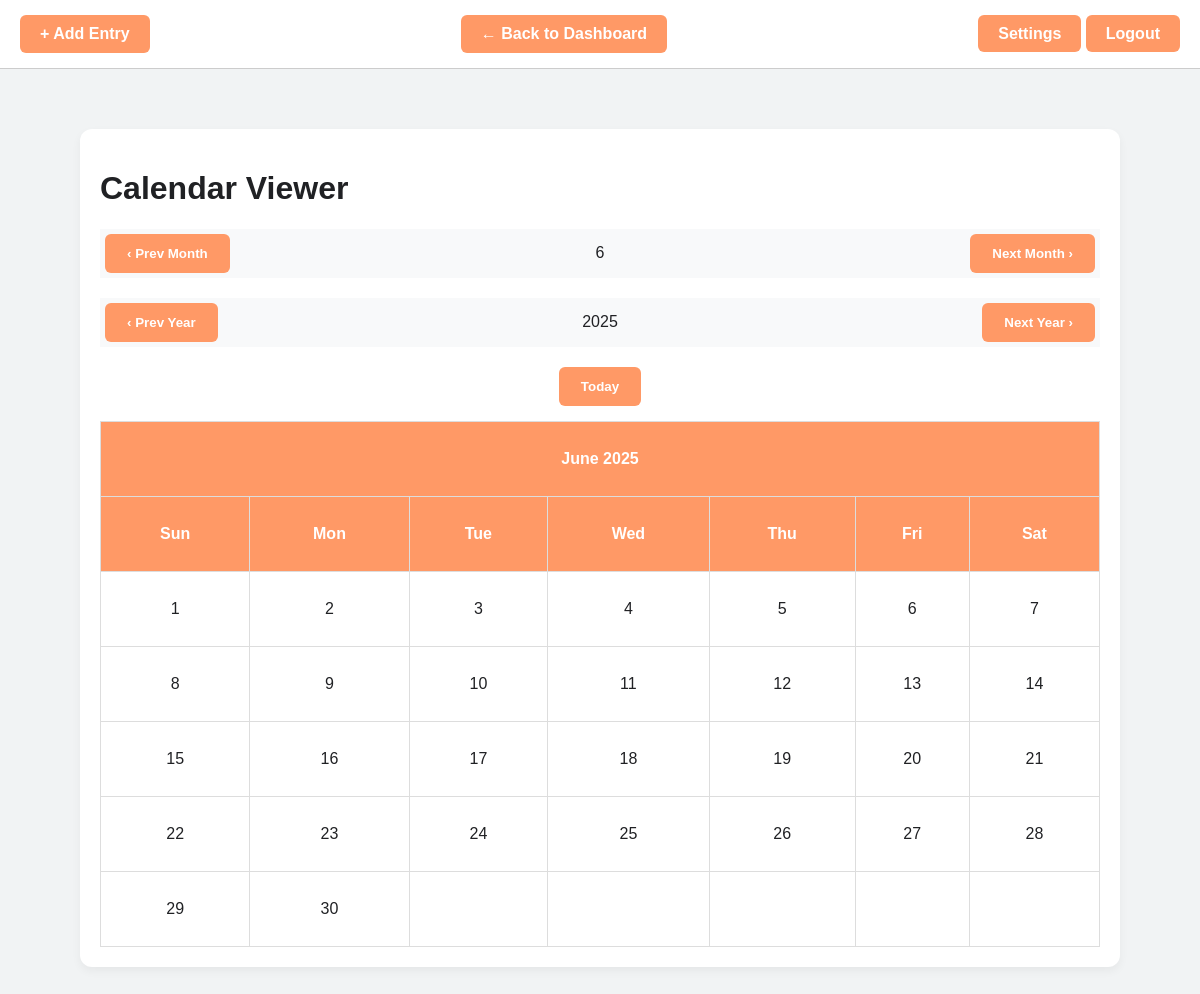
/calander_index, run on an earlier commit of the app's database.
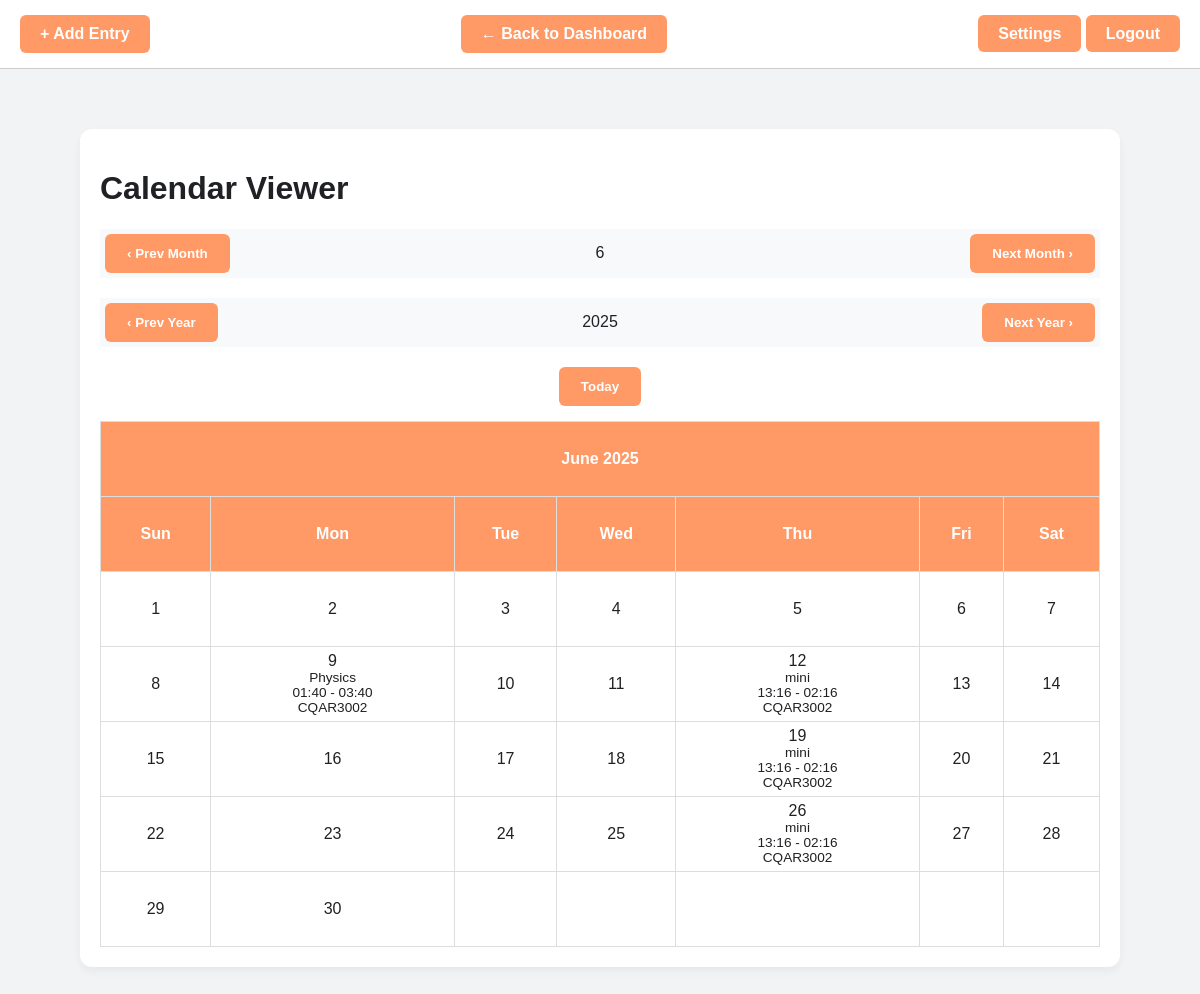
And on a later commit of the database.
### tables this page shows
CREATE TABLE timetable (
            id INTEGER PRIMARY KEY AUTOINCREMENT,
            email TEXT,
            subject TEXT NOT NULL,
            date TEXT NOT NULL,
            start_time TEXT NOT NULL,
            end_time TEXT NOT NULL,
            location TEXT NOT NULL,
            day TEXT NOT NULL
        );

### app.py (the view, shortened to what this page needs)
@app.route('/calander_index', methods=['GET', 'POST'])
def calander_index():
    now = datetime.now()
    year = now.year
    month = now.month
    today = [year,month]
    conn = sqlite3.connect('database.db')
    cursor = conn.cursor()
    cursor.execute('SELECT subject, date, start_time, end_time, location FROM timetable')
    events = cursor.fetchall()
    conn.close()
    event_dict = {}
    for subject, date_str, start_time, end_time, location in events:
        if '(' in date_str and ')' in date_str:
            base_date_str = date_str.split('(')[0].strip()
            duration = int(date_str.split('(')[1].split(')')[0].strip())
        else:
            base_date_str = date_str
            duration = 1
        try:
            base_date = datetime.strptime(base_date_str, '%Y-%m-%d')
        except ValueError:
            continue
        for i in range(duration):
            event_date = base_date + timedelta(weeks=i)
            if event_date.year == year and event_date.month == month:
                day = event_date.day
                if day not in event_dict:
                    event_dict[day] = []
                event_dict[day].append({
                    'subject': subject,
                    'start': start_time,
                    'end': end_time,
                    'location': location
                })
    cal = calendar.HTMLCalendar(firstweekday=6)
    month_days = cal.itermonthdays(year, month)
    calendar_html = '<table border="0" cellpadding="0" cellspacing="0" class="calendar">\n'
    calendar_html += f'<tr><th colspan="7">{calendar.month_name[month]} {year}</th></tr>\n'
    calendar_html += '<tr>' + ''.join(f'<th>{day}</th>' for day in ['Sun', 'Mon', 'Tue', 'Wed', 'Thu', 'Fri', 'Sat']) + '</tr>\n<tr>'
    week_day = 0
    for day in month_days:
        if week_day == 7:
            calendar_html += '</tr>\n<tr>'
            week_day = 0
        if day == 0:
            calendar_html += '<td></td>'
        else:
            if day in event_dict:
                events_html = ""
                for e in event_dict[day]:
                    events_html += (
                        f'<div style="font-size: 0.85em;">'
                        f'<a>{e["subject"]}</a><br>'
                        f'{e["start"]} - {e["end"]}<br>'
                        f'<a>{e["location"]}</a>'
                        f'</div>'
                    )
                calendar_html += f'<td class="event">{day}<br>{events_html}</td>'
            else:
                calendar_html += f'<td>{day}</td>'
        week_day += 1
    calendar_html += '</tr>\n</table>'
    return render_template('calendar.html', calendar=calendar_html, year=year, month=month, today=today)

### templates/calendar.html (shortened to what this page needs)
<!DOCTYPE html>
<html>
<head>
    <link rel="stylesheet" href="{{ url_for('static', filename='styledashboard.css') }}">
</head>
<body>
    <div class="top-bar">
        <a href="{{ url_for('timetable') }}" class="btn">+ Add Entry</a>
        <a href="{{ url_for('dashboard') }}" class="btn">← Back to Dashboard</a>
        <div class="top-bar-right">
            <a href="{{ url_for('settings') }}" class="btn">Settings</a>
            <a href="{{ url_for('logout') }}" class="btn">Logout</a>
        </div>
    </div>
    <div class="container">
    <h1>Calendar Viewer</h1>
    <div class="nav-section" style="border: 0px;">
                <form method="POST" style="display: inline;">
                    <button type="submit" class="btn">‹ Prev Month</button>
                </form>
                <a>{{ month }}</a>
                <form method="POST" style="display: inline;">
                    <button type="submit" class="btn">Next Month ›</button>
                </form>
            </div>
            <div class="nav-section">
                <form method="POST" style="display: inline;">
                    <button type="submit" class="btn">‹ Prev Year</button>
                </form>
                <a>{{ year }}</a>
                <form method="POST" style="display: inline;">
                    <button type="submit" class="btn">Next Year ›</button>
                </form>
            </div>
            <div style="display: flex; justify-content: center;">
            <form method="POST" style="display: inline;">
                    <button type="submit" class="btn">Today</button>
            </form>
            </div>
    <div>{{ calendar | safe }}</div>
</body>
</html>

### static/styledashboard.css (style rules this page uses)
body { margin: 0; padding: 0; font-family: 'Arial', sans-serif; background-color: #f1f3f4; color: #202124; }
.container { max-width: 1000px; margin: 60px auto; padding: 20px; background: white; border-radius: 12px; box-shadow: 0 4px 10px rgba(0, 0, 0, 0.05); }
table { width: 100%; border-collapse: collapse; margin-top: 15px; }
table, th, td { border: 1px solid #ddd; }
th, td { padding: 5px; text-align: center; }
th { background-color: #ff9966; color: white; }
tr { padding: 5px; height: 75px; }
.btn { background-color: #ff9966; color: white; padding: 10px 20px; text-decoration: none; font-weight: bold; border-radius: 6px; border-color: transparent; }
.top-bar { display: flex; justify-content: space-between; align-items: center; padding: 15px 20px; background-color: white; border-bottom: 1px solid #ccc; position: sticky; top: 0; z-index: 999; }
.nav-section { display: flex; gap: 5px; display: flex; justify-content: space-between; align-items: center; margin: 20px 0; padding: 5px; background-color: #f8f9fa; }

What changed in the data, as far as the page shows it:
added timetable: subject "June 2025 Sun Mon Tue Wed Thu Fri Sat 1 2 3 4 5 6 7 8 9 Physics 01:40 - 03:40 CQAR3002 10 11 12 mini 13:16 - 02:16 CQAR3002 13 14 15 16 17 18 19 mini 13:16 - 02:16 CQAR3002 20 21 22 23 24 25 26 mini 13:16 - 02:16 CQAR3002 27 28 29 30"
Also different on the page:
{{ calendar | safe }}: "June 2025 Sun Mon Tue Wed Thu Fri Sat 1 2 3 4 5 6 7 8 9 10 11 12 13 14 15 16 17 18 19 20 21 22 23 24 25 26 27 28 29 30" → (not shown)
